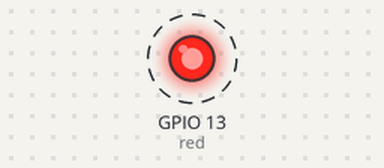
Bench run of a program on a simulated Raspberry Pi (BCM pin numbers). Shown: output pins drawn as LEDs (lit = HIGH). Dashed ring = blinking. What the program prints to the terminal is not drawn.

Above: at 0.2 s.
Timing chart, 0 to 3.0 s (numbered marks = the images above):
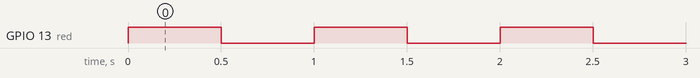

Measured:
- by itself, GPIO 13 (red): alternates HIGH for 0.50 s and LOW for 0.50 s

The program:

red-led.py
```python
from gpiozero import LED
from gpiozero.pins.pigpio import PiGPIOFactory
from time import sleep

factory = PiGPIOFactory('raspberrypi.local')

red = LED("GPIO13",pin_factory=factory)

def setup():
    print("Setup components")

def loop():
    print("Entering the loop")
    while True:
        print(">>>>>>> turn on")
        red.on()
        sleep(0.5)
        print(">>>>>>> turn off")
        red.off()
        sleep(0.5)

def destroy():
    print("Keyboard interrupted, switcing off and finish")
    red.off()

if __name__ == '__main__': # Program entrance
    print("Program starting ... \n")
    setup()
    try:
        loop()
    except KeyboardInterrupt:
        destroy()
```
